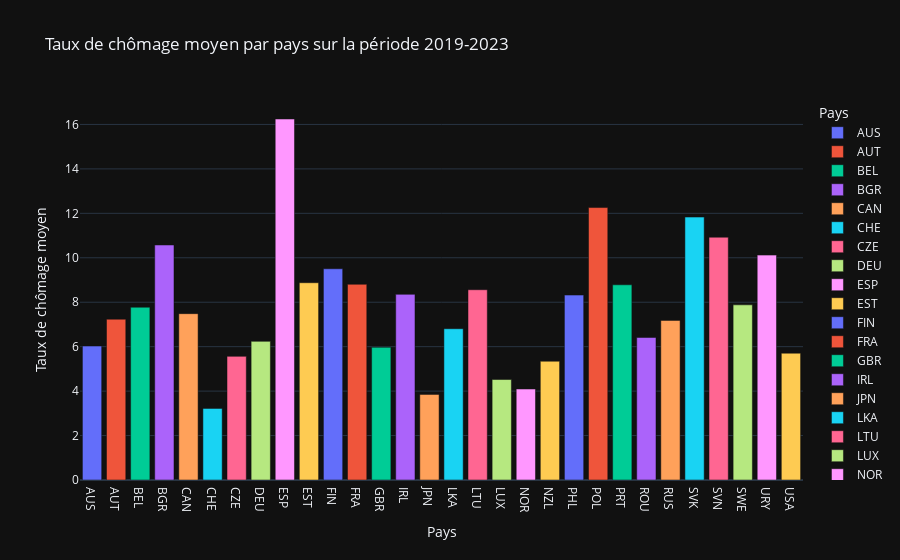

The notebook cell this image was saved under:
### Code cell
# Créer un graphique interactif avec Plotly Express
fig = d.px.bar(df_group, x='COUNTRY', y='Unemployment_rate', color='COUNTRY',
             labels={'COUNTRY': 'Pays', 'Unemployment_rate': 'Taux de chômage moyen'},
             title='Taux de chômage moyen par pays sur la période 2019-2023',
             template='plotly_dark')

# Afficher le graphique interactif
fig.show()

### Figure 1 — Plotly figure (JSON) as saved in the notebook; plotly's stock layout.template omitted (floating-point values rounded to 4 significant figures)
{"data": [{"alignmentgroup": "True", "hovertemplate": "Pays=%{x}<br>Taux de chômage moyen=%{y}<extra></extra>", "legendgroup": "AUS", "marker": {"color": "#636efa", "pattern": {"shape": ""}}, "name": "AUS", "offsetgroup": "AUS", "orientation": "v", "showlegend": true, "textposition": "auto", "type": "bar", "x": ["AUS"], "xaxis": "x", "y": [6.027], "yaxis": "y"}, {"alignmentgroup": "True", "hovertemplate": "Pays=%{x}<br>Taux de chômage moyen=%{y}<extra></extra>", "legendgroup": "AUT", "marker": {"color": "#EF553B", "pattern": {"shape": ""}}, "name": "AUT", "offsetgroup": "AUT", "orientation": "v", "showlegend": true, "textposition": "auto", "type": "bar", "x": ["AUT"], "xaxis": "x", "y": [7.236], "yaxis": "y"}, {"alignmentgroup": "True", "hovertemplate": "Pays=%{x}<br>Taux de chômage moyen=%{y}<extra></extra>", "legendgroup": "BEL", "marker": {"color": "#00cc96", "pattern": {"shape": ""}}, "name": "BEL", "offsetgroup": "BEL", "orientation": "v", "showlegend": true, "textposition": "auto", "type": "bar", "x": ["BEL"], "xaxis": "x", "y": [7.775], "yaxis": "y"}, {"alignmentgroup": "True", "hovertemplate": "Pays=%{x}<br>Taux de chômage moyen=%{y}<extra></extra>", "legendgroup": "BGR", "marker": {"color": "#ab63fa", "pattern": {"shape": ""}}, "name": "BGR", "offsetgroup": "BGR", "orientation": "v", "showlegend": true, "textposition": "auto", "type": "bar", "x": ["BGR"], "xaxis": "x", "y": [10.58], "yaxis": "y"}, {"alignmentgroup": "True", "hovertemplate": "Pays=%{x}<br>Taux de chômage moyen=%{y}<extra></extra>", "legendgroup": "CAN", "marker": {"color": "#FFA15A", "pattern": {"shape": ""}}, "name": "CAN", "offsetgroup": "CAN", "orientation": "v", "showlegend": true, "textposition": "auto", "type": "bar", "x": ["CAN"], "xaxis": "x", "y": [7.485], "yaxis": "y"}, {"alignmentgroup": "True", "hovertemplate": "Pays=%{x}<br>Taux de chômage moyen=%{y}<extra></extra>", "legendgroup": "CHE", "marker": {"color": "#19d3f3", "pattern": {"shape": ""}}, "name": "CHE", "offsetgroup": "CHE", "orientation": "v", "showlegend": true, "textposition": "auto", "type": "bar", "x": ["CHE"], "xaxis": "x", "y": [3.222], "yaxis": "y"}, {"alignmentgroup": "True", "hovertemplate": "Pays=%{x}<br>Taux de chômage moyen=%{y}<extra></extra>", "legendgroup": "CZE", "marker": {"color": "#FF6692", "pattern": {"shape": ""}}, "name": "CZE", "offsetgroup": "CZE", "orientation": "v", "showlegend": true, "textposition": "auto", "type": "bar", "x": ["CZE"], "xaxis": "x", "y": [5.564], "yaxis": "y"}, {"alignmentgroup": "True", "hovertemplate": "Pays=%{x}<br>Taux de chômage moyen=%{y}<extra></extra>", "legendgroup": "DEU", "marker": {"color": "#B6E880", "pattern": {"shape": ""}}, "name": "DEU", "offsetgroup": "DEU", "orientation": "v", "showlegend": true, "textposition": "auto", "type": "bar", "x": ["DEU"], "xaxis": "x", "y": [6.238], "yaxis": "y"}, {"alignmentgroup": "True", "hovertemplate": "Pays=%{x}<br>Taux de chômage moyen=%{y}<extra></extra>", "legendgroup": "ESP", "marker": {"color": "#FF97FF", "pattern": {"shape": ""}}, "name": "ESP", "offsetgroup": "ESP", "orientation": "v", "showlegend": true, "textposition": "auto", "type": "bar", "x": ["ESP"], "xaxis": "x", "y": [16.25], "yaxis": "y"}, {"alignmentgroup": "True", "hovertemplate": "Pays=%{x}<br>Taux de chômage moyen=%{y}<extra></extra>", "legendgroup": "EST", "marker": {"color": "#FECB52", "pattern": {"shape": ""}}, "name": "EST", "offsetgroup": "EST", "orientation": "v", "showlegend": true, "textposition": "auto", "type": "bar", "x": ["EST"], "xaxis": "x", "y": [8.878], "yaxis": "y"}, {"alignmentgroup": "True", "hovertemplate": "Pays=%{x}<br>Taux de chômage moyen=%{y}<extra></extra>", "legendgroup": "FIN", "marker": {"color": "#636efa", "pattern": {"shape": ""}}, "name": "FIN", "offsetgroup": "FIN", "orientation": "v", "showlegend": true, "textposition": "auto", "type": "bar", "x": ["FIN"], "xaxis": "x", "y": [9.505], "yaxis": "y"}, {"alignmentgroup": "True", "hovertemplate": "Pays=%{x}<br>Taux de chômage moyen=%{y}<extra></extra>", "legendgroup": "FRA", "marker": {"color": "#EF553B", "pattern": {"shape": ""}}, "name": "FRA", "offsetgroup": "FRA", "orientation": "v", "showlegend": true, "textposition": "auto", "type": "bar", "x": ["FRA"], "xaxis": "x", "y": [8.806], "yaxis": "y"}, {"alignmentgroup": "True", "hovertemplate": "Pays=%{x}<br>Taux de chômage moyen=%{y}<extra></extra>", "legendgroup": "GBR", "marker": {"color": "#00cc96", "pattern": {"shape": ""}}, "name": "GBR", "offsetgroup": "GBR", "orientation": "v", "showlegend": true, "textposition": "auto", "type": "bar", "x": ["GBR"], "xaxis": "x", "y": [5.971], "yaxis": "y"}, {"alignmentgroup": "True", "hovertemplate": "Pays=%{x}<br>Taux de chômage moyen=%{y}<extra></extra>", "legendgroup": "IRL", "marker": {"color": "#ab63fa", "pattern": {"shape": ""}}, "name": "IRL", "offsetgroup": "IRL", "orientation": "v", "showlegend": true, "textposition": "auto", "type": "bar", "x": ["IRL"], "xaxis": "x", "y": [8.353], "yaxis": "y"}, {"alignmentgroup": "True", "hovertemplate": "Pays=%{x}<br>Taux de chômage moyen=%{y}<extra></extra>", "legendgroup": "JPN", "marker": {"color": "#FFA15A", "pattern": {"shape": ""}}, "name": "JPN", "offsetgroup": "JPN", "orientation": "v", "showlegend": true, "textposition": "auto", "type": "bar", "x": ["JPN"], "xaxis": "x", "y": [3.853], "yaxis": "y"}, {"alignmentgroup": "True", "hovertemplate": "Pays=%{x}<br>Taux de chômage moyen=%{y}<extra></extra>", "legendgroup": "LKA", "marker": {"color": "#19d3f3", "pattern": {"shape": ""}}, "name": "LKA", "offsetgroup": "LKA", "orientation": "v", "showlegend": true, "textposition": "auto", "type": "bar", "x": ["LKA"], "xaxis": "x", "y": [6.808], "yaxis": "y"}, {"alignmentgroup": "True", "hovertemplate": "Pays=%{x}<br>Taux de chômage moyen=%{y}<extra></extra>", "legendgroup": "LTU", "marker": {"color": "#FF6692", "pattern": {"shape": ""}}, "name": "LTU", "offsetgroup": "LTU", "orientation": "v", "showlegend": true, "textposition": "auto", "type": "bar", "x": ["LTU"], "xaxis": "x", "y": [8.562], "yaxis": "y"}, {"alignmentgroup": "True", "hovertemplate": "Pays=%{x}<br>Taux de chômage moyen=%{y}<extra></extra>", "legendgroup": "LUX", "marker": {"color": "#B6E880", "pattern": {"shape": ""}}, "name": "LUX", "offsetgroup": "LUX", "orientation": "v", "showlegend": true, "textposition": "auto", "type": "bar", "x": ["LUX"], "xaxis": "x", "y": [4.521], "yaxis": "y"}, {"alignmentgroup": "True", "hovertemplate": "Pays=%{x}<br>Taux de chômage moyen=%{y}<extra></extra>", "legendgroup": "NOR", "marker": {"color": "#FF97FF", "pattern": {"shape": ""}}, "name": "NOR", "offsetgroup": "NOR", "orientation": "v", "showlegend": true, "textposition": "auto", "type": "bar", "x": ["NOR"], "xaxis": "x", "y": [4.095], "yaxis": "y"}, {"alignmentgroup": "True", "hovertemplate": "Pays=%{x}<br>Taux de chômage moyen=%{y}<extra></extra>", "legendgroup": "NZL", "marker": {"color": "#FECB52", "pattern": {"shape": ""}}, "name": "NZL", "offsetgroup": "NZL", "orientation": "v", "showlegend": true, "textposition": "auto", "type": "bar", "x": ["NZL"], "xaxis": "x", "y": [5.345], "yaxis": "y"}, {"alignmentgroup": "True", "hovertemplate": "Pays=%{x}<br>Taux de chômage moyen=%{y}<extra></extra>", "legendgroup": "PHL", "marker": {"color": "#636efa", "pattern": {"shape": ""}}, "name": "PHL", "offsetgroup": "PHL", "orientation": "v", "showlegend": true, "textposition": "auto", "type": "bar", "x": ["PHL"], "xaxis": "x", "y": [8.321], "yaxis": "y"}, {"alignmentgroup": "True", "hovertemplate": "Pays=%{x}<br>Taux de chômage moyen=%{y}<extra></extra>", "legendgroup": "POL", "marker": {"color": "#EF553B", "pattern": {"shape": ""}}, "name": "POL", "offsetgroup": "POL", "orientation": "v", "showlegend": true, "textposition": "auto", "type": "bar", "x": ["POL"], "xaxis": "x", "y": [12.26], "yaxis": "y"}, {"alignmentgroup": "True", "hovertemplate": "Pays=%{x}<br>Taux de chômage moyen=%{y}<extra></extra>", "legendgroup": "PRT", "marker": {"color": "#00cc96", "pattern": {"shape": ""}}, "name": "PRT", "offsetgroup": "PRT", "orientation": "v", "showlegend": true, "textposition": "auto", "type": "bar", "x": ["PRT"], "xaxis": "x", "y": [8.784], "yaxis": "y"}, {"alignmentgroup": "True", "hovertemplate": "Pays=%{x}<br>Taux de chômage moyen=%{y}<extra></extra>", "legendgroup": "ROU", "marker": {"color": "#ab63fa", "pattern": {"shape": ""}}, "name": "ROU", "offsetgroup": "ROU", "orientation": "v", "showlegend": true, "textposition": "auto", "type": "bar", "x": ["ROU"], "xaxis": "x", "y": [6.413], "yaxis": "y"}, {"alignmentgroup": "True", "hovertemplate": "Pays=%{x}<br>Taux de chômage moyen=%{y}<extra></extra>", "legendgroup": "RUS", "marker": {"color": "#FFA15A", "pattern": {"shape": ""}}, "name": "RUS", "offsetgroup": "RUS", "orientation": "v", "showlegend": true, "textposition": "auto", "type": "bar", "x": ["RUS"], "xaxis": "x", "y": [7.183], "yaxis": "y"}, {"alignmentgroup": "True", "hovertemplate": "Pays=%{x}<br>Taux de chômage moyen=%{y}<extra></extra>", "legendgroup": "SVK", "marker": {"color": "#19d3f3", "pattern": {"shape": ""}}, "name": "SVK", "offsetgroup": "SVK", "orientation": "v", "showlegend": true, "textposition": "auto", "type": "bar", "x": ["SVK"], "xaxis": "x", "y": [11.83], "yaxis": "y"}, {"alignmentgroup": "True", "hovertemplate": "Pays=%{x}<br>Taux de chômage moyen=%{y}<extra></extra>", "legendgroup": "SVN", "marker": {"color": "#FF6692", "pattern": {"shape": ""}}, "name": "SVN", "offsetgroup": "SVN", "orientation": "v", "showlegend": true, "textposition": "auto", "type": "bar", "x": ["SVN"], "xaxis": "x", "y": [10.93], "yaxis": "y"}, {"alignmentgroup": "True", "hovertemplate": "Pays=%{x}<br>Taux de chômage moyen=%{y}<extra></extra>", "legendgroup": "SWE", "marker": {"color": "#B6E880", "pattern": {"shape": ""}}, "name": "SWE", "offsetgroup": "SWE", "orientation": "v", "showlegend": true, "textposition": "auto", "type": "bar", "x": ["SWE"], "xaxis": "x", "y": [7.882], "yaxis": "y"}, {"alignmentgroup": "True", "hovertemplate": "Pays=%{x}<br>Taux de chômage moyen=%{y}<extra></extra>", "legendgroup": "URY", "marker": {"color": "#FF97FF", "pattern": {"shape": ""}}, "name": "URY", "offsetgroup": "URY", "orientation": "v", "showlegend": true, "textposition": "auto", "type": "bar", "x": ["URY"], "xaxis": "x", "y": [10.12], "yaxis": "y"}, {"alignmentgroup": "True", "hovertemplate": "Pays=%{x}<br>Taux de chômage moyen=%{y}<extra></extra>", "legendgroup": "USA", "marker": {"color": "#FECB52", "pattern": {"shape": ""}}, "name": "USA", "offsetgroup": "USA", "orientation": "v", "showlegend": true, "textposition": "auto", "type": "bar", "x": ["USA"], "xaxis": "x", "y": [5.706], "yaxis": "y"}], "layout": {"barmode": "relative", "legend": {"title": {"text": "Pays"}, "tracegroupgap": 0}, "title": {"text": "Taux de chômage moyen par pays sur la période 2019-2023"}, "xaxis": {"anchor": "y", "categoryarray": ["AUS", "AUT", "BEL", "BGR", "CAN", "CHE", "CZE", "DEU", "ESP", "EST", "FIN", "FRA", "GBR", "IRL", "JPN", "LKA", "LTU", "LUX", "NOR", "NZL", "PHL", "POL", "PRT", "ROU", "RUS", "SVK", "SVN", "SWE", "URY", "USA"], "categoryorder": "array", "domain": [0, 1], "title": {"text": "Pays"}}, "yaxis": {"anchor": "x", "domain": [0, 1], "title": {"text": "Taux de chômage moyen"}}}}
